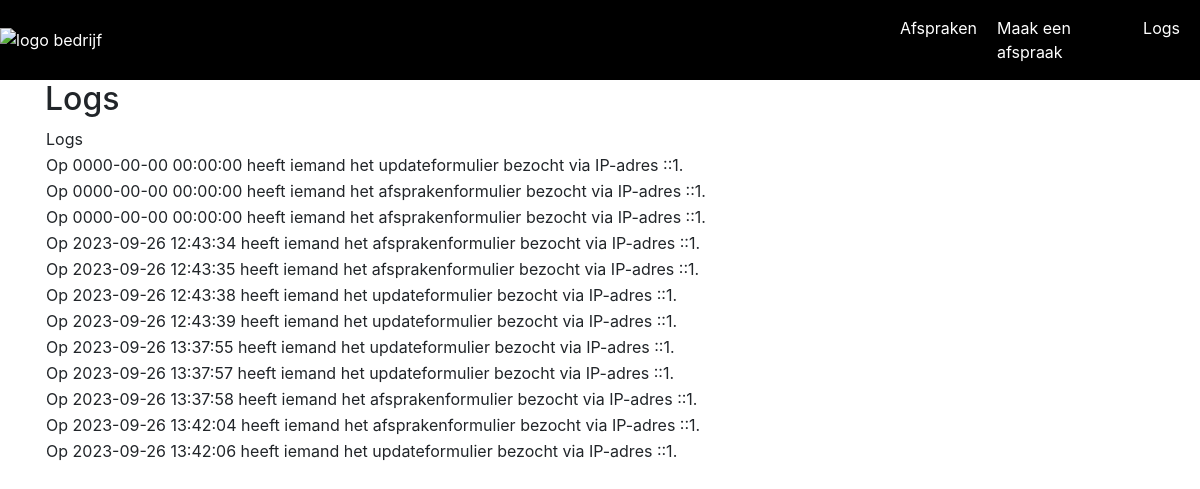
The page /logs.php on the database its author committed.
### tables this page shows
CREATE TABLE `logs` (
  `Id` int(11) NOT NULL,
  `message` text NOT NULL,
  `date` datetime NOT NULL DEFAULT current_timestamp() ON UPDATE current_timestamp(),
  `ipAddress` text NOT NULL,
  `userId` int(11) DEFAULT NULL
);

### logs.php (the view, shortened to what this page needs)
<!DOCTYPE html>
<html lang="en">
<body>
    <?php
    require_once('header.php');
    $logQuery = "SELECT * FROM logs";
    $statement = $conn->prepare($logQuery);
    $statement->execute();
    $logs = $statement->fetchAll(PDO::FETCH_ASSOC);
    ?>
    <div class="container-lg">
        <div class="table-responsive">
            <div class="table-wrapper">
                <div class="table-title">
                    <div class="row">
                        <div class="col-sm-8">
                            <h2>Logs <b></b></h2>
                        </div>
                        <div class="col-sm-4">
                        </div>
                    </div>
                </div>
                <table>
                    <thead>
                        <tr>
                            <td>Logs</td>
                        </tr>
                    </thead>
                    <tbody>
                        <?php foreach ($logs as $log) : ?>
                            <tr>
                                <td>
                                    <?php
                                    $timestamp = $log['date'];
                                    $userId = $log['userId'];
                                    $message = $log['message'];
                                    if ($userId != NULL)
                                    {
                                        $logMessage = "Op $timestamp heeft klant met ID-nummer: $userId $message via IP-adres {$log['ipAddress']}." . PHP_EOL;
                                    }
                                    elseif ($userId == NULL)
                                    {
                                        $logMessage = "Op $timestamp heeft iemand $message via IP-adres {$log['ipAddress']}." . PHP_EOL;
                                    }
                                    echo $logMessage;
                                    ?>
                                </td>
                            </tr>
                        <?php endforeach; ?>
                    </tbody>
                </table>
                <link rel="stylesheet" href="https://stackpath.bootstrapcdn.com/bootstrap/4.5.2/css/bootstrap.min.css">
            </div>
        </div>
    </div>
</body>
</html>

### rows shown on the page
logs: logMessage "Op 0000-00-00 00:00:00 heeft iemand het updateformulier bezocht via IP-adres ::1."
logs: logMessage "Op 0000-00-00 00:00:00 heeft iemand het afsprakenformulier bezocht via IP-adres ::1."
logs: logMessage "Op 0000-00-00 00:00:00 heeft iemand het afsprakenformulier bezocht via IP-adres ::1."
logs: logMessage "Op 2023-09-26 12:43:34 heeft iemand het afsprakenformulier bezocht via IP-adres ::1."
logs: logMessage "Op 2023-09-26 12:43:35 heeft iemand het afsprakenformulier bezocht via IP-adres ::1."
logs: logMessage "Op 2023-09-26 12:43:38 heeft iemand het updateformulier bezocht via IP-adres ::1."
logs: logMessage "Op 2023-09-26 12:43:39 heeft iemand het updateformulier bezocht via IP-adres ::1."
logs: logMessage "Op 2023-09-26 13:37:55 heeft iemand het updateformulier bezocht via IP-adres ::1."
logs: logMessage "Op 2023-09-26 13:37:57 heeft iemand het updateformulier bezocht via IP-adres ::1."
logs: logMessage "Op 2023-09-26 13:37:58 heeft iemand het afsprakenformulier bezocht via IP-adres ::1."
logs: logMessage "Op 2023-09-26 13:42:04 heeft iemand het afsprakenformulier bezocht via IP-adres ::1."
logs: logMessage "Op 2023-09-26 13:42:06 heeft iemand het updateformulier bezocht via IP-adres ::1."
